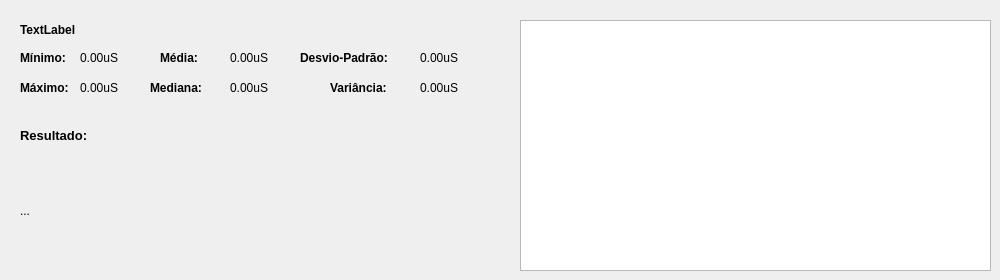
      <widget class="QWidget" name="tab_5">
       <attribute name="title">
        <string>Questão 1</string>
       </attribute>
       <widget class="QLabel" name="label_Maximo_RQ1">
        <property name="geometry">
         <rect>
          <x>80</x>
          <y>80</y>
          <width>55</width>
          <height>16</height>
         </rect>
        </property>
        <property name="text">
         <string>0.00uS</string>
        </property>
       </widget>
       <widget class="QLabel" name="label_9">
        <property name="geometry">
         <rect>
          <x>160</x>
          <y>50</y>
          <width>71</width>
          <height>16</height>
         </rect>
        </property>
        <property name="font">
         <font>
          <weight>75</weight>
          <bold>true</bold>
         </font>
        </property>
        <property name="text">
         <string>Média:</string>
        </property>
       </widget>
       <widget class="QLabel" name="label_12">
        <property name="geometry">
         <rect>
          <x>330</x>
          <y>80</y>
          <width>71</width>
          <height>16</height>
         </rect>
        </property>
        <property name="font">
         <font>
          <weight>75</weight>
          <bold>true</bold>
         </font>
        </property>
        <property name="text">
         <string>Variância:</string>
        </property>
       </widget>
       <widget class="QLabel" name="label_7">
        <property name="geometry">
         <rect>
          <x>20</x>
          <y>80</y>
          <width>55</width>
          <height>16</height>
         </rect>
        </property>
        <property name="font">
         <font>
          <weight>75</weight>
          <bold>true</bold>
         </font>
        </property>
        <property name="text">
         <string>Máximo:</string>
        </property>
       </widget>
       <widget class="QLabel" name="label_Minimo_RQ1">
        <property name="geometry">
         <rect>
          <x>80</x>
          <y>50</y>
          <width>55</width>
          <height>16</height>
         </rect>
        </property>
        <property name="text">
         <string>0.00uS</string>
        </property>
       </widget>
       <widget class="QLabel" name="label_10">
        <property name="geometry">
         <rect>
          <x>150</x>
          <y>80</y>
          <width>71</width>
          <height>16</height>
         </rect>
        </property>
        <property name="font">
         <font>
          <weight>75</weight>
          <bold>true</bold>
         </font>
        </property>
        <property name="text">
         <string>Mediana:</string>
        </property>
       </widget>
       <widget class="QLabel" name="label_Variancia_RQ1">
        <property name="geometry">
         <rect>
          <x>420</x>
          <y>80</y>
          <width>55</width>
          <height>16</height>
         </rect>
        </property>
        <property name="text">
         <string>0.00uS</string>
        </property>
       </widget>
       <widget class="QLabel" name="label_Resultado_Q1">
        <property name="geometry">
         <rect>
          <x>20</x>
          <y>150</y>
          <width>461</width>
          <height>121</height>
         </rect>
        </property>
        <property name="text">
         <string>...</string>
        </property>
       </widget>
       <widget class="QLabel" name="label_Mediana_RQ1">
        <property name="geometry">
         <rect>
          <x>230</x>
          <y>80</y>
          <width>55</width>
          <height>16</height>
         </rect>
        </property>
        <property name="text">
         <string>0.00uS</string>
        </property>
       </widget>
       <widget class="QLabel" name="label_desvioPadrao_RQ1">
        <property name="geometry">
         <rect>
          <x>420</x>
          <y>50</y>
          <width>55</width>
          <height>16</height>
         </rect>
        </property>
        <property name="text">
         <string>0.00uS</string>
        </property>
       </widget>
       <widget class="QLabel" name="label_Media_RQ1">
        <property name="geometry">
         <rect>
          <x>230</x>
          <y>50</y>
          <width>55</width>
          <height>16</height>
         </rect>
        </property>
        <property name="text">
         <string>0.00uS</string>
        </property>
       </widget>
       <widget class="QLabel" name="label_11">
        <property name="geometry">
         <rect>
          <x>300</x>
          <y>50</y>
          <width>111</width>
          <height>16</height>
         </rect>
        </property>
        <property name="font">
         <font>
          <weight>75</weight>
          <bold>true</bold>
         </font>
        </property>
        <property name="text">
         <string>Desvio-Padrão:</string>
        </property>
       </widget>
       <widget class="QLabel" name="label_8">
        <property name="geometry">
         <rect>
          <x>20</x>
          <y>50</y>
          <width>55</width>
          <height>16</height>
         </rect>
        </property>
        <property name="font">
         <font>
          <weight>75</weight>
          <bold>true</bold>
         </font>
        </property>
        <property name="text">
         <string>Mínimo:</string>
        </property>
       </widget>
       <widget class="QLabel" name="input_ResultadoFinal_Q1">
        <property name="geometry">
         <rect>
          <x>20</x>
          <y>20</y>
          <width>951</width>
          <height>20</height>
         </rect>
        </property>
        <property name="font">
         <font>
          <pointsize>9</pointsize>
          <weight>75</weight>
          <bold>true</bold>
         </font>
        </property>
        <property name="text">
         <string>TextLabel</string>
        </property>
       </widget>
       <widget class="QLabel" name="label_13">
        <property name="geometry">
         <rect>
          <x>20</x>
          <y>120</y>
          <width>111</width>
          <height>31</height>
         </rect>
        </property>
        <property name="font">
         <font>
          <pointsize>10</pointsize>
          <weight>75</weight>
          <bold>true</bold>
         </font>
        </property>
        <property name="text">
         <string>Resultado:</string>
        </property>
       </widget>
       <widget class="QGraphicsView" name="graphicsView_Q1">
        <property name="geometry">
         <rect>
          <x>520</x>
          <y>20</y>
          <width>471</width>
          <height>251</height>
         </rect>
        </property>
       </widget>
      </widget>
